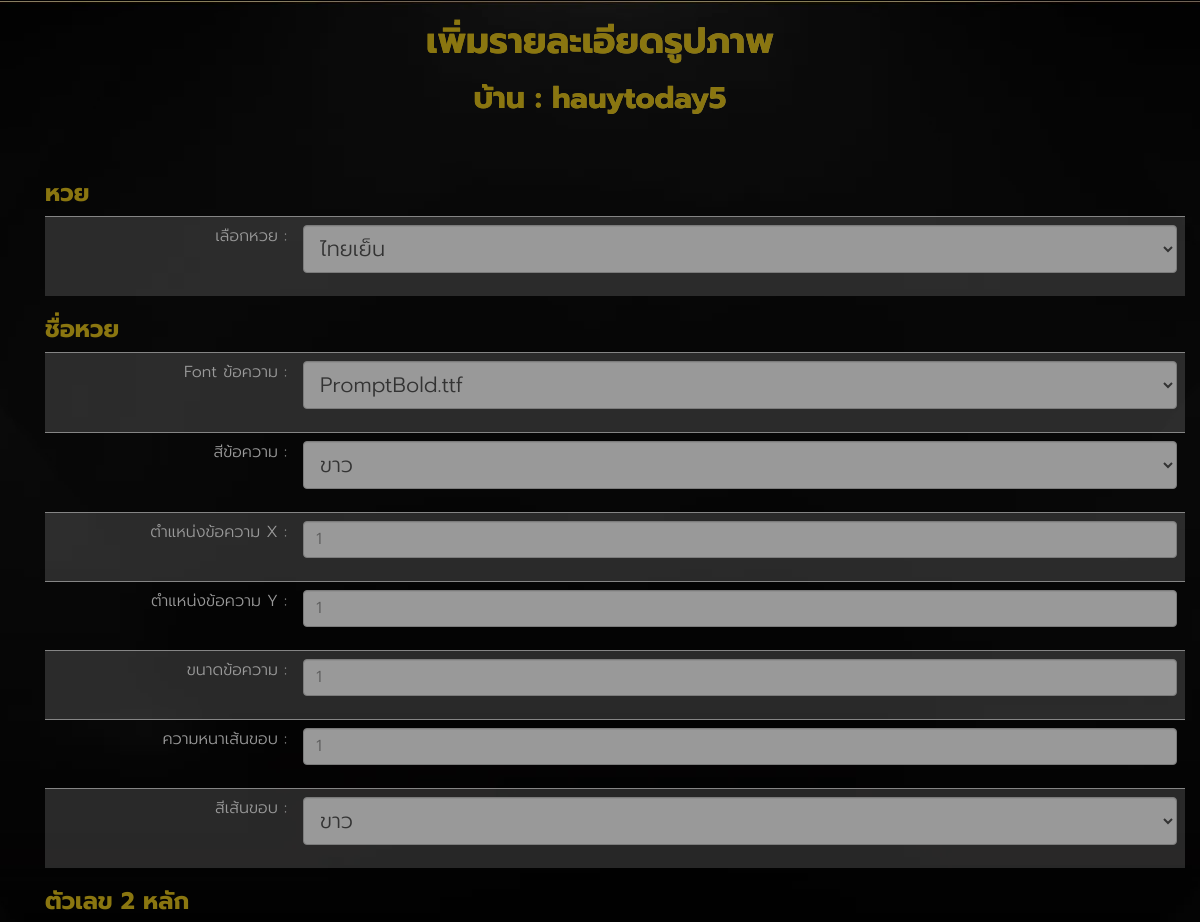
The page /backend/huaytoday/add/detailpic (signed in, upper part) on the database as committed earlier.
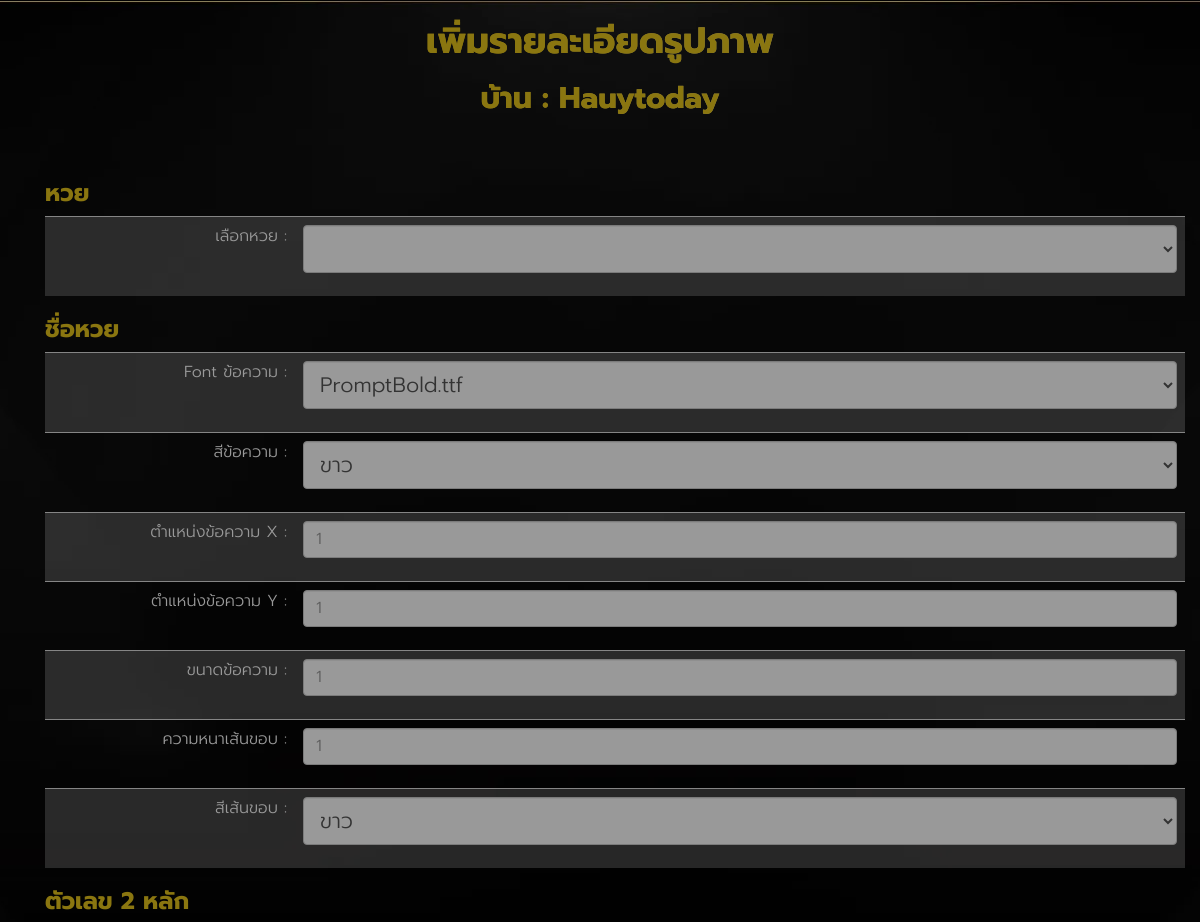
The same page on the database as committed later.
### huayrandom/models.py (models this page shows, shortened)
class ProfileModel(models.Model):
    user = models.OneToOneField(User, on_delete=models.CASCADE)
    house_name = models.CharField(default='None', max_length=255)
    usertype = models.CharField(default='random', max_length=255)
    status = models.BooleanField(default=True)
    expire_date = models.DateTimeField(null=True, blank=True)
    credit_shop = models.BooleanField(default=True)
    random_mode = models.CharField(default='random_any', max_length=255)

class HuayListModel(models.Model):
    short_name = models.CharField(default='None', max_length=255)
    full_name = models.CharField(default='None', max_length=255)
    page_name = models.CharField(default='None', max_length=255)
    time = models.TimeField()
    link = models.CharField(default='None', max_length=255)
    def __str__(self):
        return self.short_name

### huayrandom/views.py (the view, shortened to what this page needs)
# urls.py: path('backend/<str:username>/add/detailpic',AddHuay,name='add_huay'),
@login_required
def AddHuay(request, username):
    context = {}
    if 'error' in request.session:
        context['error'] = request.session['error']
        request.session['error'] = ''  # clear stuck error in session
    if 'status' in request.session:
        context['status'] = request.session['status']
        request.session['status'] = ''  # clear stuck error in session
    userObject = User.objects.get(username=username)
    profileObject = ProfileModel.objects.get(user=userObject)
    huayFilter = HuayTypeModel.objects.filter(user=userObject)
    huayFilterList = []
    for item in huayFilter:
        huayFilterList.append(item.huay_list.short_name)
    huayAll = HuayListModel.objects.all()
    huayAllIdList = []
    huayAllNameList = []
    for itemAll in huayAll:
        if str(itemAll) not in huayFilterList:
            huayAllNameList.append(str(itemAll))
            huayAllIdList.append(str(itemAll.id))
    huayAllList = zip(huayAllNameList, huayAllIdList)
    fontListObject = FontListModel.objects.all()
    colorListObject = ColorListModel.objects.all()
    context['huayList'] = huayAllList
    context['data'] = profileObject
    context['fontList'] = fontListObject
    context['colorList'] = colorListObject
    context['username'] = username
    return render(request, 'huay/add_huay.html', context)

### huayrandom/templates/huay/add_huay.html (shortened to what the changed rows need)
{% extends 'component/layout.html' %}
{%block content%}
<div class="wrap">
  <section class="slot-home-body">
    <div class="container">
      <div>
        <h1 class="shine-text big-font text-center">เพิ่มรายละเอียดรูปภาพ</h1>
        <h2 class="shine-text big-font text-center">บ้าน : {{data.house_name}}</h2>
      </div>
      <section class="content">
        <div class="container">
          <div class="slot-intro">
            <form method="post">
              <table class="table table-striped">
                <tr>
                  <td class="text-right">เลือกหวย : </td>
                  <td colspan="9" class="text-center">
                    <div class="form-group">
                      <select name="huay_list_id" class="form-control">
                        {% for item1,item2 in huayList %}
                        <option value="{{item2}}">{{item1}}</option>
                        {% endfor %}
                      </select>
                    </div>
                  </td>
                </tr>
              </table>
            </form>
          </div>
        </div>
      </section>
    </div>
    {%endblock content%}

Rows that differ between the two databases and show on the page:
no longer on this page (row unchanged): HuayListModel: huay_list_id "ไทยเย็น"
changed ProfileModel: house_name "hauytoday5" → "Hauytoday"
